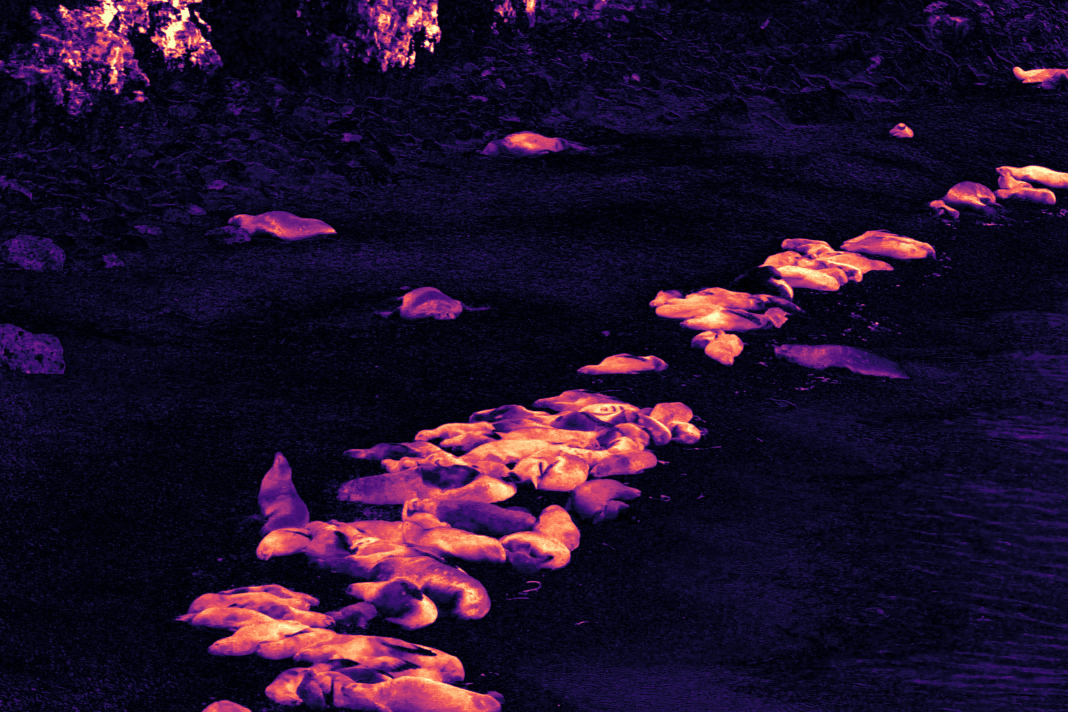
#> input picture seal_scan.jpg, 4272 x 2848 px, given in place of fake_no_sealtest.jpg, which was not available (shown at 1/4 size)
$ python SealOrNoSeal_sorterV1.py
#> lines starting #> are read from the running program, lines starting #| are printed output that depends on the picture; pictures that were not available may be replaced by others from this repository, and a replacement may not be noted
#!/bin/python
# SealorNoSeal seal sorter v1.


import glob
import skimage as sk
import numpy as np
import time

from skimage.exposure import rescale_intensity
from skimage import data
from skimage.color import rgb2hed
from skimage.color import rgb2hsv
from skimage.color import rgb2lab


ImagePath = "/home/mike/Dropbox/Mike/GIT/SealOrNoSeal/TestImages"
Reference = "fake_no_sealtest.jpg"
ImageExtention = "*.JPG"


def background_image(img):
    """ A function to take a reference image and create a background mask to
    subtract from image processing"""
#> called with img = 'fake_no_sealtest.jpg'
    image = sk.io.imread(img)
#> image is the input picture: shape (2848, 4272, 3); mean R, G, B 33.1, 15.9, 43.4
    # convert colorspace:
    img_hsv = rgb2hsv(image)
#> img_hsv: shape (2848, 4272, 3) float64; mean of channels 0, 1, 2 0.674, 0.799, 0.208
    img_hed = rgb2hed(image)
#> img_hed: shape (2848, 4272, 3) float64; mean of channels 0, 1, 2 0.413, 0.0302, 0.0622
    img_lab = rgb2lab(image)
#> img_lab: shape (2848, 4272, 3) float64; mean of channels 0, 1, 2 9.3, 13, -12.4

    s1 = rescale_intensity(img_hsv[:, :, 1], out_range=(0, 1))
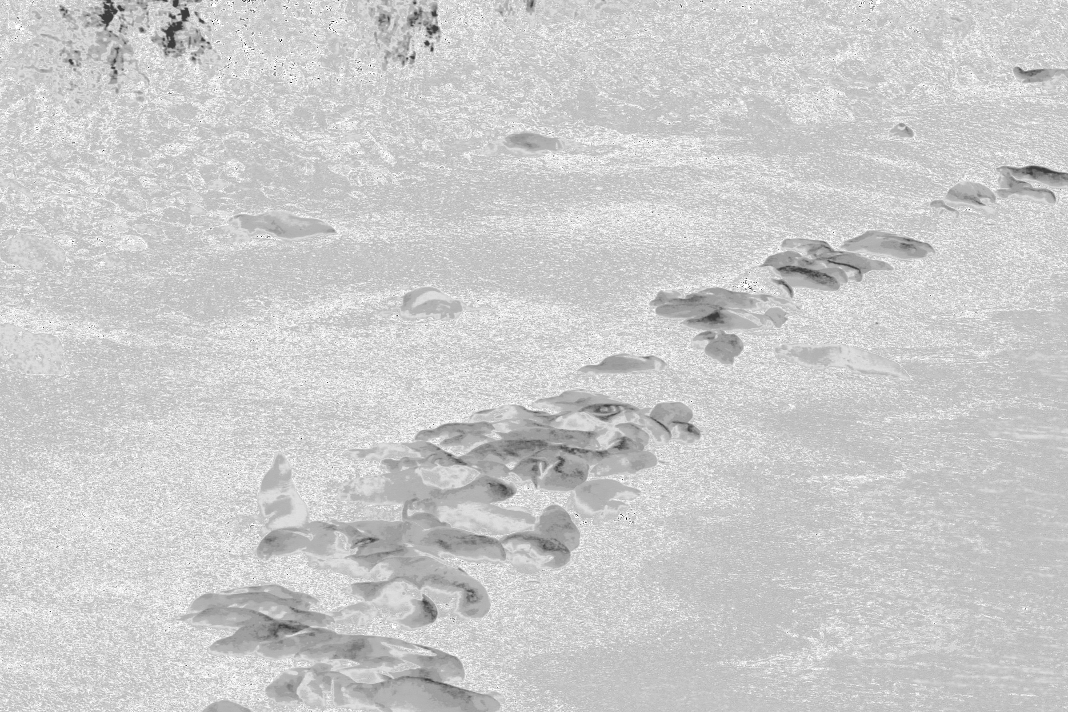
#> s1: shape (2848, 4272) float64 (shown at 1/4 size); min 0, max 1, mean 0.799
    s2 = rescale_intensity(img_hed[:, :, 1], out_range=(0, 1))
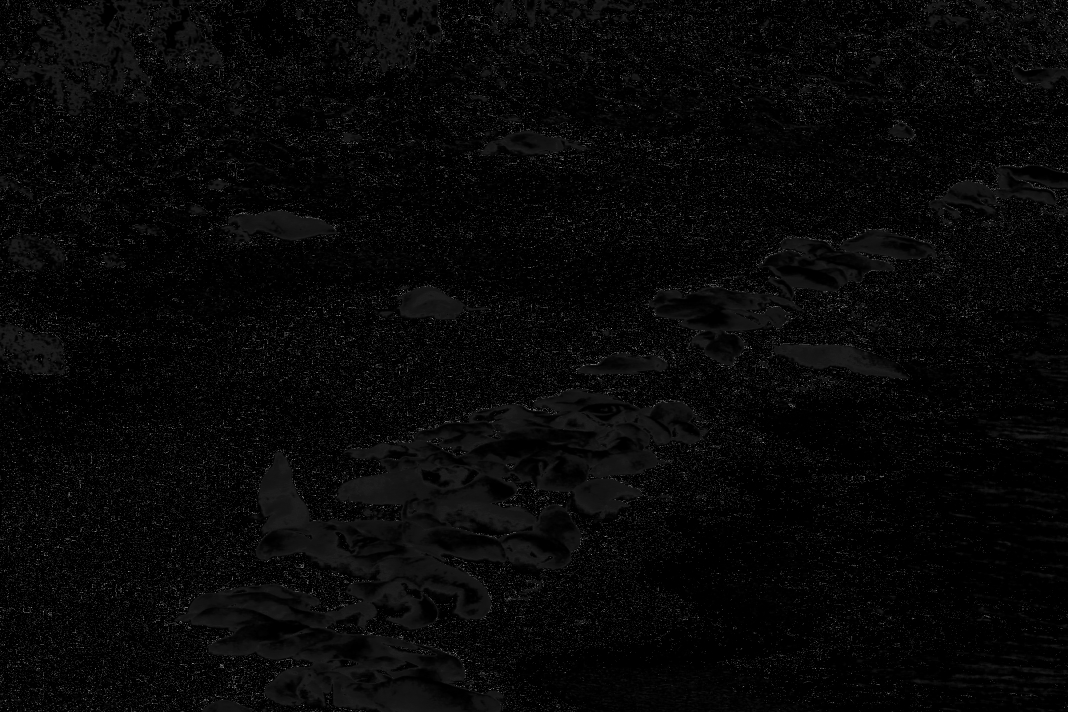
#> s2: shape (2848, 4272) float64 (shown at 1/4 size); min 0, max 1, mean 0.0304
    s4 = rescale_intensity(img_lab[:, :, 1], out_range=(0, 1))
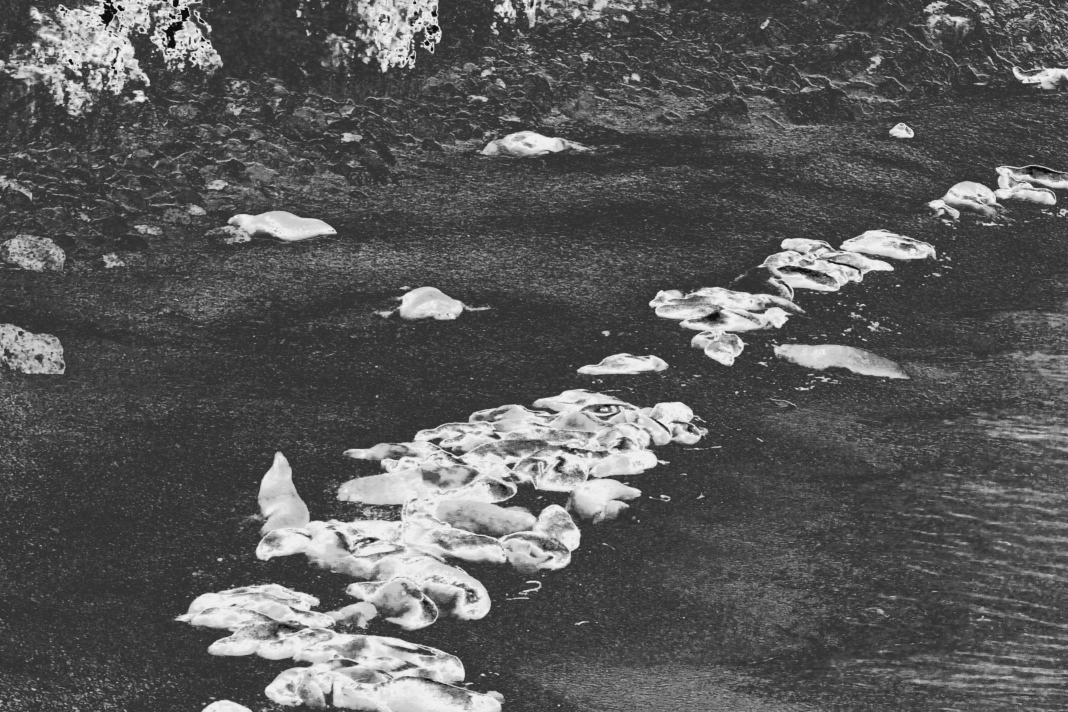
#> s4: shape (2848, 4272) float64 (shown at 1/4 size); min 0, max 1, mean 0.352

    img_raw = (s1 * s2 * s4)

    return img_raw


def seal_sorter(img, bg_img):
    """A function that does image processing on a file to determine
    whether it is likely to contain a seal image."""
#> called with img = '_only/seal_scan.jpg'
    image = sk.io.imread(img)
    # convert colorspace:
    img_hsv = rgb2hsv(image)
    img_hed = rgb2hed(image)
    img_lab = rgb2lab(image)

    s1 = rescale_intensity(img_hsv[:, :, 1], out_range=(0, 1))
    s2 = rescale_intensity(img_hed[:, :, 1], out_range=(0, 1))
    s4 = rescale_intensity(img_lab[:, :, 1], out_range=(0, 1))

    img_raw = (s1 * s2 * s4)
    img_p = img_raw - bg_img
#> img_p: shape (2848, 4272) float64; every value is 0
    score = np.sum(img_p > 0.05) / img_p.size
#> score = 0

    return score


if __name__ == "__main__":

# sort through image list:
    target = ImagePath + "/" + ImageExtention
    filelist = glob.glob(target)
# initialize background image:
    bg_img = background_image(Reference)

    NoSeal   =[]
    LowSeal  =[]
    HighSeal =[]
    starttime = int(time.time())

    n = 0
    for i in filelist:
        score = seal_sorter(i, bg_img)
#> score = 0
        n += 1
        timenow = int(time.time()-starttime)
        print(" {} {} Image: {} Score: {}".format(n,timenow,i[-16:],score))
#|  1 7 Image: ly/seal_scan.jpg Score: 0.0
